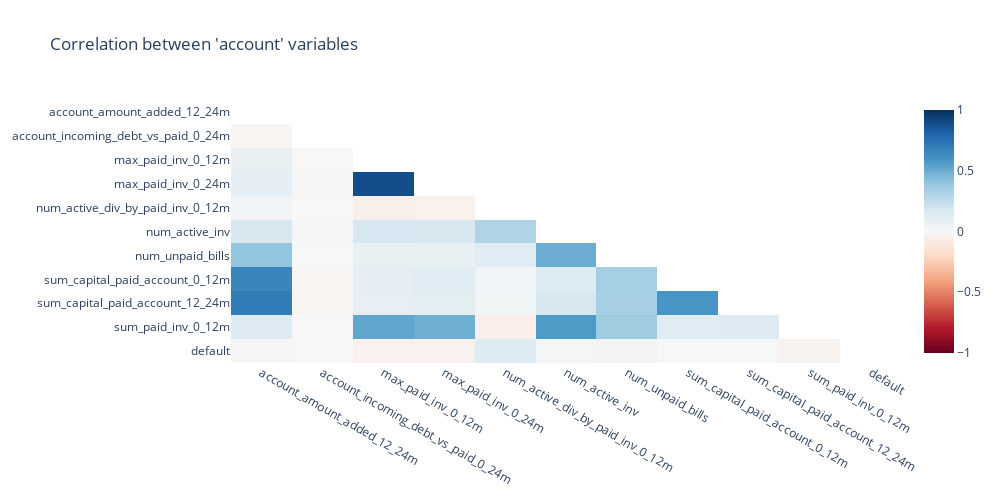

The code cell stored with this chart in its notebook:
### Markdown cell above
## Correlation between "account" variables

As shown in our sanity profile report, account variables have high correlation amongst themselves mainly due to overlaping lookback windows for aggregation. The first thing we must do is choose one (or some) of them to represent the group, which can be achieved by correlation clustering.

### Code cell
corr = pd.concat([default, not_default]).corr()
mask = np.zeros_like(corr, dtype=bool)
mask[np.triu_indices_from(mask)] = True

fig = go.Figure()

fig.add_trace(
    go.Heatmap(
        z=corr.mask(mask),
        x=corr.columns,
        y=corr.columns,
        colorscale=px.colors.diverging.RdBu,
        zmin=-1,
        zmax=1,
    )
)

fig.update_layout(
    title="Correlation between 'account' variables",
    yaxis_autorange="reversed",
    xaxis_showgrid=False,
    yaxis_showgrid=False,
    width=1000,
    height=500,
)

# fig.update_traces(opacity=0.6)
fig.show()

### Figure 1 — Plotly figure (JSON) as saved in the notebook; plotly's stock layout.template omitted (floating-point values rounded to 4 significant figures)
{"data": [{"colorscale": [[0, "rgb(103,0,31)"], [0.1, "rgb(178,24,43)"], [0.2, "rgb(214,96,77)"], [0.3, "rgb(244,165,130)"], [0.4, "rgb(253,219,199)"], [0.5, "rgb(247,247,247)"], [0.6, "rgb(209,229,240)"], [0.7, "rgb(146,197,222)"], [0.8, "rgb(67,147,195)"], [0.9, "rgb(33,102,172)"], [1, "rgb(5,48,97)"]], "type": "heatmap", "x": ["account_amount_added_12_24m", "account_incoming_debt_vs_paid_0_24m", "max_paid_inv_0_12m", "max_paid_inv_0_24m", "num_active_div_by_paid_inv_0_12m", "num_active_inv", "num_unpaid_bills", "sum_capital_paid_account_0_12m", "sum_capital_paid_account_12_24m", "sum_paid_inv_0_12m", "default"], "y": ["account_amount_added_12_24m", "account_incoming_debt_vs_paid_0_24m", "max_paid_inv_0_12m", "max_paid_inv_0_24m", "num_active_div_by_paid_inv_0_12m", "num_active_inv", "num_unpaid_bills", "sum_capital_paid_account_0_12m", "sum_capital_paid_account_12_24m", "sum_paid_inv_0_12m", "default"], "z": [[null, null, null, null, null, null, null, null, null, null, null], [-0.01772, null, null, null, null, null, null, null, null, null, null], [0.08058, -0.003284, null, null, null, null, null, null, null, null, null], [0.09771, -0.004854, 0.8895, null, null, null, null, null, null, null, null], [0.03429, 0.0024, -0.05545, -0.04496, null, null, null, null, null, null, null], [0.1687, 0.009061, 0.1753, 0.1673, 0.3059, null, null, null, null, null, null], [0.3981, -0.0008617, 0.07967, 0.07629, 0.1214, 0.4944, null, null, null, null, null], [0.6587, -0.02437, 0.09684, 0.1227, 0.02982, 0.1352, 0.3395, null, null, null, null], [0.7079, -0.02098, 0.08585, 0.1038, 0.02667, 0.1646, 0.3336, 0.5907, null, null, null], [0.1311, 0.001471, 0.5255, 0.4882, -0.06255, 0.5694, 0.3558, 0.1271, 0.1342, null, null], [0.006217, -0.0001252, -0.04173, -0.04267, 0.1371, 0.01878, 0.0282, 0.002648, 0.005424, -0.0348, null]], "zmax": 1, "zmin": -1}], "layout": {"height": 500, "title": {"text": "Correlation between 'account' variables"}, "width": 1000, "xaxis": {"showgrid": false}, "yaxis": {"autorange": "reversed", "showgrid": false}}}
